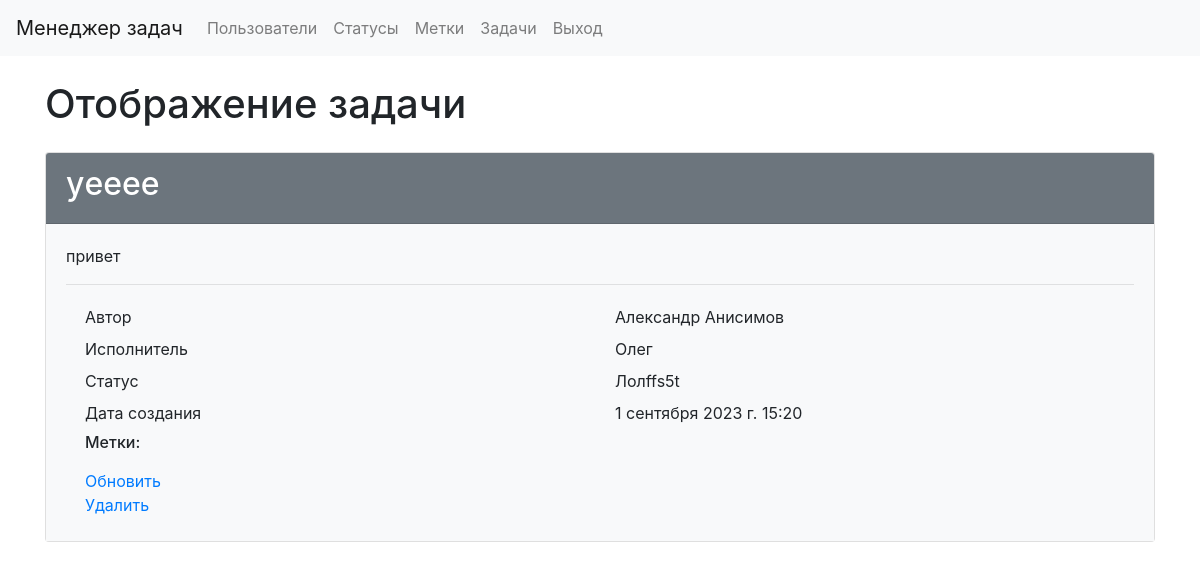
Page /tasks/3/ (signed in) on the earlier database version.
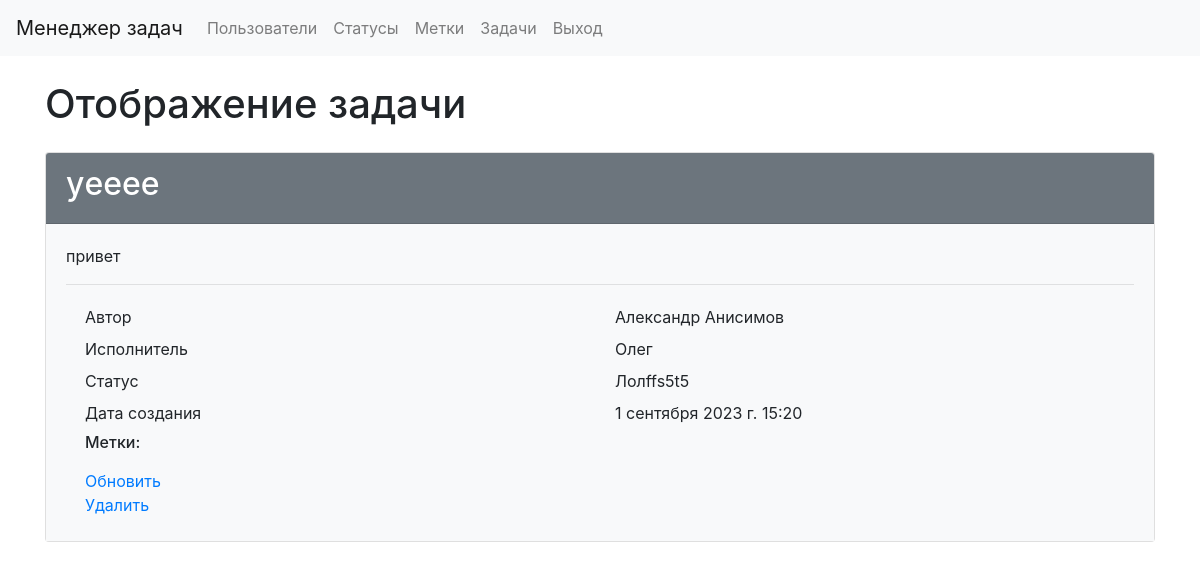
Same page on the later database version.
### tasks/models.py (models this page shows, shortened)
class Task(models.Model):
    creator = models.ForeignKey(
        CustomUsers,
        on_delete=models.RESTRICT,
        verbose_name="Создатель",
        related_name="creator"
    )
    name = models.CharField(max_length=255, verbose_name="Название")
    description = models.TextField(blank=True, verbose_name="Описание")
    status = models.ForeignKey(
        Status,
        on_delete=models.RESTRICT,
        verbose_name="Статус"
    )
    executor = models.ForeignKey(
        CustomUsers,
        blank=True,
        null=True,
        on_delete=models.RESTRICT,
        verbose_name="Исполнитель"
    )
    labels = models.ManyToManyField(Label, blank=True, verbose_name="Метка")
    created_at = models.DateTimeField(
        auto_now_add=True,
        verbose_name="Время создания"
    )
    updated_at = models.DateTimeField(
        auto_now=True,
        verbose_name="Время изменения"
    )

### statuses/models.py (models this page shows, shortened)
class Status(models.Model):
    name = models.CharField(
        max_length=100,
        db_index=True,
        verbose_name="Статус"
    )
    created_at = models.DateTimeField(
        auto_now_add=True,
        verbose_name="Время создания"
    )
    updated_at = models.DateTimeField(
        auto_now=True,
        verbose_name="Время изменения"
    )
    def __str__(self):
        return self.name
    class Meta:
        verbose_name = 'Статус'
        verbose_name_plural = 'Статусы'
        ordering = ['id']

### users/models.py (models this page shows, shortened)
class CustomUsers(AbstractUser):
    first_name = models.CharField(max_length=255, default="")
    last_name = models.CharField(max_length=255, default="")
    def __str__(self):
        return self.first_name

### tasks/views.py (the view)
# urls.py: path('<int:pk>/', TaskPage.as_view(), name="task_page"),
class TaskPage(LoginRequiredMixin, DataMixin, DetailView):
    model = Task
    template_name = "tasks/task_page.html"
    context_object_name = 'task'
    def get_context_data(self, *, object_list=None, **kwargs):
        context = super().get_context_data(**kwargs)
        c_def = self.get_user_context(title=_("Task page"))
        return context | c_def

### task_manager/utils.py (called while the page is built)
    def get_user_context(self, **kwargs):
        context = kwargs
        user_menu = menu.copy()
        if self.request.user.is_authenticated:
            user_menu.pop(4)
            user_menu.pop(4)
        if not self.request.user.is_authenticated:
            user_menu.pop(1)
            user_menu.pop(1)
            user_menu.pop(1)
            user_menu.pop(3)
        context['menu'] = user_menu
        return context

### task_manager/templates/tasks/task_page.html (shortened to what this page needs)
{% extends 'layout.html' %}
{% load bootstrap4 %}
{% block content %}
{% load i18n %}
<div class="container wrapper flex-grow-1">
    <h1 class="my-4"> {% trans "Task view" %} </h1>
    <div class="card">
        <div class="card-header bg-secondary text-white">
            <h2>{{ task.name }}</h2>
        </div>
        <div class="card-body bg-light">
            <p> {{ task.description }}
            <hr>
            <div class="container">
                <div class="row p-1">
                    <div class="col">{% trans "Author" %}</div>
                    <div class="col"> {{ task.creator.first_name }} {{ task.creator.last_name }}</div>
                </div>
                <div class="row p-1">
                    <div class="col">{% trans "Executor" %}</div>
                    <div class="col"> {{ task.executor }} </div>
                </div>
                <div class="row p-1">
                    <div class="col">{% trans "Status" %}</div>
                    <div class="col"> {{ task.status }} </div>
                </div>
                <div class="row p-1">
                    <div class="col">{% trans "Creation date" %}</div>
                    <div class="col"> {{ task.created_at }} </div>
                </div>
                <div class="row p-1">
                    <div class="col">
                      <h6>{% trans "Labels" %}:</h6>
                    </div>
                  </div>
                <div class="row p-1">
                    <div class="col">
                        <a href="{% url "task_update" task.id %}"> {% trans "Update" %} </a>
                        <br>
                        <a href="{% url "task_delete" task.id %}"> {% trans "Delete" %} </a>
                    </div>
                  </div>
</div>
{% endblock %}

Differences in the rows shown:
changed through a linked row, Task "уeeee": status "Лолffs5t" → "Лолffs5t5"
